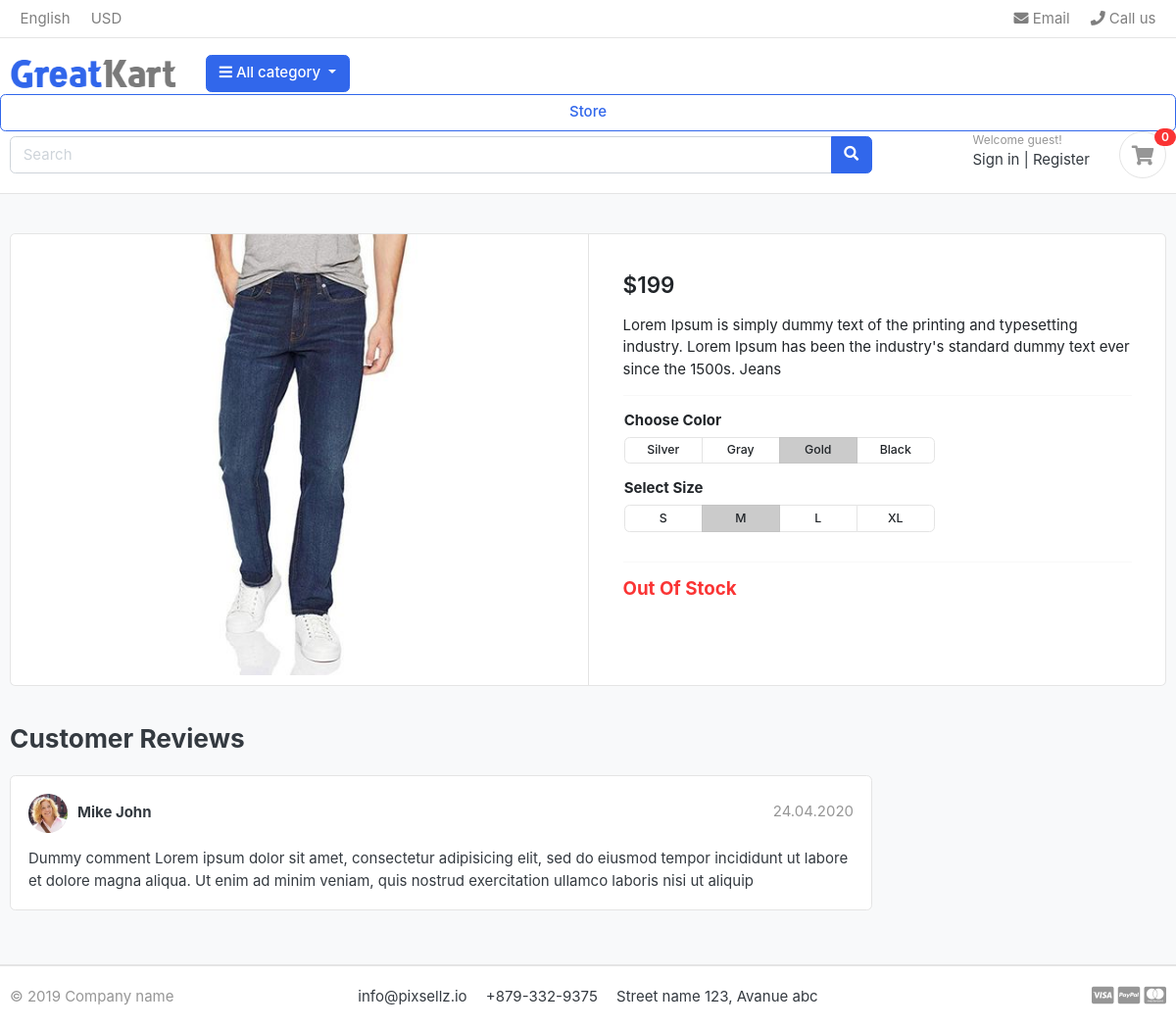
Page /store/jeans/atx-jeans/ on the committed database.
### store/models.py (models this page shows, shortened)
class Product(models.Model):
    product_name=models.CharField(max_length=200,unique=True)
    slug        =models.SlugField(max_length=300,unique=True)
    description =models.TextField(max_length=500,blank=True)
    price       =models.IntegerField()
    image       =models.ImageField(upload_to='photos/products')
    stock       =models.IntegerField()
    is_available=models.BooleanField(default=True)
    category    =models.ForeignKey(Category,on_delete=models.CASCADE)
    created_data=models.DateTimeField(auto_now_add=True)
    modified    =models.DateTimeField(auto_now=True)

### store/views.py (the view)
# urls.py: path("<slug:category_slug>/<slug:product_slug>/",views.product_details,name="product_details"),
def product_details(request,category_slug,product_slug):
    try:
        selected_category = get_object_or_404(Category, slug=category_slug)
        single_product = get_object_or_404(Product, category=selected_category, slug=product_slug)
        in_cart=CartItem.objects.filter(cart__cart_id=_cart_id(request),product=single_product).exists()     # to check is product already in cart or not
    except Exception as e:
        raise e
    context={
        'single_product': single_product,
        'in_cart':in_cart,
    }
    return render(request,'store/product_details.html',context)

### carts/context_processors.py (called while the page is built)
def counter(request):
    cart_count=0
    if 'admin' is request.path:
        return {}
    else:
        try:
            cart=Cart.objects.get(cart_id=_cart_id(request))
            cart_items=CartItem.objects.all()
            for cart_item in cart_items:
                cart_count+=cart_item.quantity
        except Cart.DoesNotExist:
            cart_count=0
    return dict(cart_count=cart_count)

### carts/views.py (called while the page is built)
def _cart_id(request):                                   # to get cart session id
    cart=request.session.session_key
    if not cart:
        cart=request.session.create()
    return cart

### category/context_processors.py (called while the page is built)
def menu_links(request):
    all_links=Category.objects.all()
    return dict(links=all_links)

### store/templates/store/product_details.html (shortened to what this page needs)
{% extends 'app/base.html' %}
{% block content %}
<section class="section-content padding-y bg">
    <div class="container">
    <div class="card">
        <div class="row no-gutters">
            <aside class="col-md-6">
    <article class="gallery-wrap">
        <div class="img-big-wrap">
           <a href="#"><img src="{{single_product.image.url}}"></a>
        </div>
    </article>
            </aside>
            <main class="col-md-6 border-left">
    <article class="content-body">
    <div class="mb-3">
        <var class="price h4">${{single_product.price}}</var>
    </div>
    <p>{{single_product.description}}</p>
    <hr>
        <div class="row">
            <div class="item-option-select">
                <h6>Choose Color</h6>
                <div class="btn-group btn-group-sm btn-group-toggle" data-toggle="buttons">
                  <label class="btn btn-light">
                    <input type="radio" name="radio_color"> Silver
                  </label>
                  <label class="btn btn-light">
                    <input type="radio" name="radio_color" > Gray
                  </label>
                  <label class="btn btn-light active">
                    <input type="radio" name="radio_color checked"> Gold
                  </label>
                  <label class="btn btn-light">
                    <input type="radio" name="radio_color"> Black
                  </label>
                </div>
            </div>
        </div>
        <div class="row">
            <div class="item-option-select">
                <h6>Select Size</h6>
                <div class="btn-group btn-group-sm btn-group-toggle" data-toggle="buttons">
                  <label class="btn btn-light">
                    <input type="radio" name="radio_color"> S
                  </label>
                  <label class="btn btn-light active">
                    <input type="radio" name="radio_color" checked> M
                  </label>
                  <label class="btn btn-light">
                    <input type="radio" name="radio_color"> L
                  </label>
                  <label class="btn btn-light">
                    <input type="radio" name="radio_color"> XL
                  </label>
                </div>
            </div>
        </div>
        <hr>
        {% if single_product.stock == 0 %}
           <h5 class='text-danger'> Out Of Stock</h5>
        {% endif %}
    </article>
            </main>
        </div>
    </div>
    <br>
    <div class="row">
                <div class="col-md-9">
        <header class="section-heading">
            <h3>Customer Reviews </h3>
        </header>
        <article class="box mb-3">
            <div class="icontext w-100">
                <img src="./images/avatars/avatar1.jpg" class="img-xs icon rounded-circle">
                <div class="text">
                    <span class="date text-muted float-md-right">24.04.2020 </span>
                    <h6 class="mb-1">Mike John </h6>
                </div>
            </div>
            <div class="mt-3">
                <p>
                    Dummy comment Lorem ipsum dolor sit amet, consectetur adipisicing elit, sed do eiusmod
                    tempor incididunt ut labore et dolore magna aliqua. Ut enim ad minim veniam,
                    quis nostrud exercitation ullamco laboris nisi ut aliquip
                </p>
            </div>
        </article>
        </div>
    </div>
    </div>
    </section>
{% endblock %}

### app/static/app/css/ui.css (style rules this page uses)
html { font-family: "Inter", sans-serif; font-size: 15px; }
.content-body { flex: 1 1 auto; padding: 2rem 2.3rem; }
.img-xs, .img-sm, .img-md, .img-lg { -o-object-fit: cover; object-fit: cover; flex-shrink: 0; flex-grow: 0; }
.img-xs { width: 40px; height: 40px; }
.padding-y { padding-top: 40px; padding-bottom: 40px; }
var { font-style: normal; }
article:after, .form-group:after { display: block; clear: both; content: ""; }
.bg { background-color: #f8f9fa; }
.section-heading { margin-bottom: 20px; margin-top: 15px; }
p:last-child { margin-bottom: 0; }
.btn-light { background-color: #fff; border-color: #e4e4e4; }
.icontext { display: inline-flex; align-items: center; vertical-align: middle; }
.icontext .text { width: 100%; line-height: 1.2; }
.icontext .icon { position: relative; margin-right: 10px; flex-shrink: 0; flex-grow: 0; }
.price { font-weight: 600; color: #212529; }
.box { padding: 18px; background: #fff; border-radius: 0.37rem; border: 1px solid #e4e4e4; }
.box img { max-width: 100%; }
.gallery-wrap .img-big-wrap { margin-bottom: 10px; border-radius: 0.37rem; overflow: hidden; background-color: #fff; }
.gallery-wrap .img-big-wrap a { text-align: center; display: block; }
.gallery-wrap .img-big-wrap img { height: 450px; width: auto; display: inline-block; }
.item-option-select { margin-bottom: 1rem; display: inline-block; margin-right: 15px; }
.item-option-select .btn { min-width: 80px; }

### rows in the picture
Product: image (picture), price "199", description "Lorem Ipsum is simply dummy text of the printing and typesetting industry. Lorem Ipsum has been the industry's standard dummy text ever since the 1500s. Jeans"

### other values in the picture
{{ cart_count }} "0"
